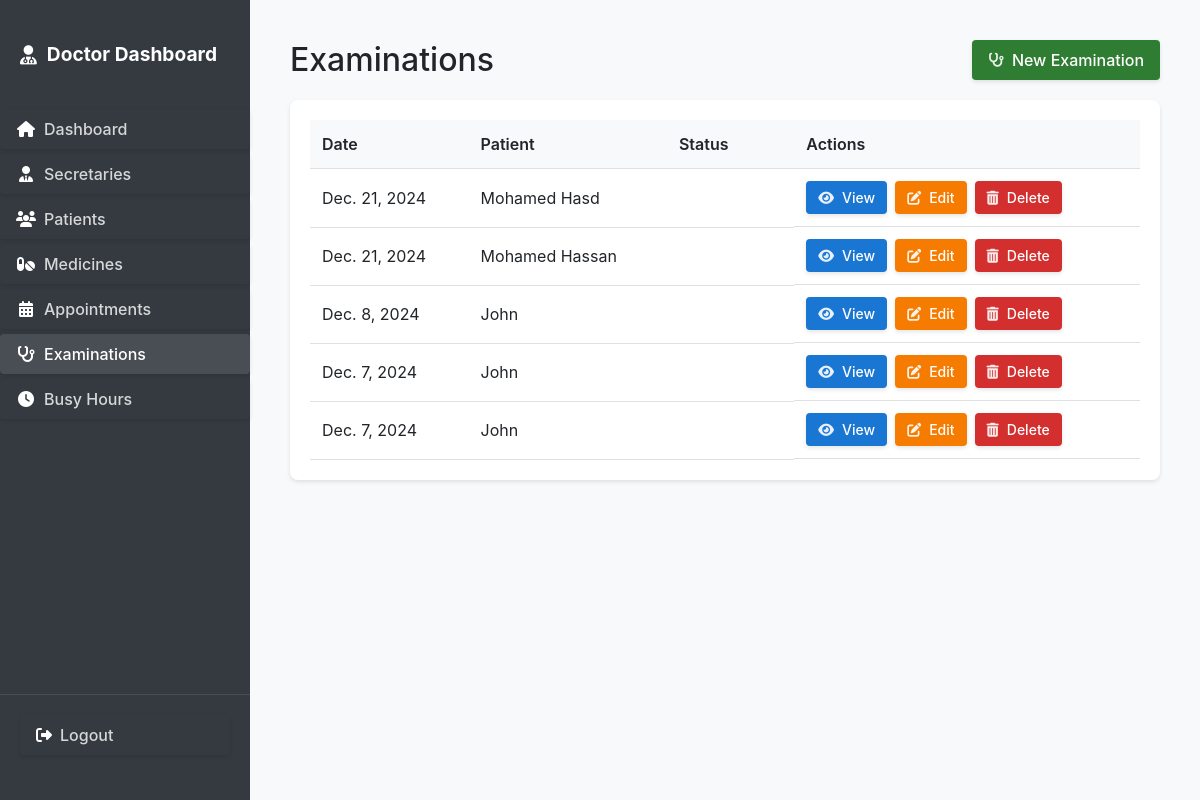
Page /examinations/ (signed in) on the earlier database version.
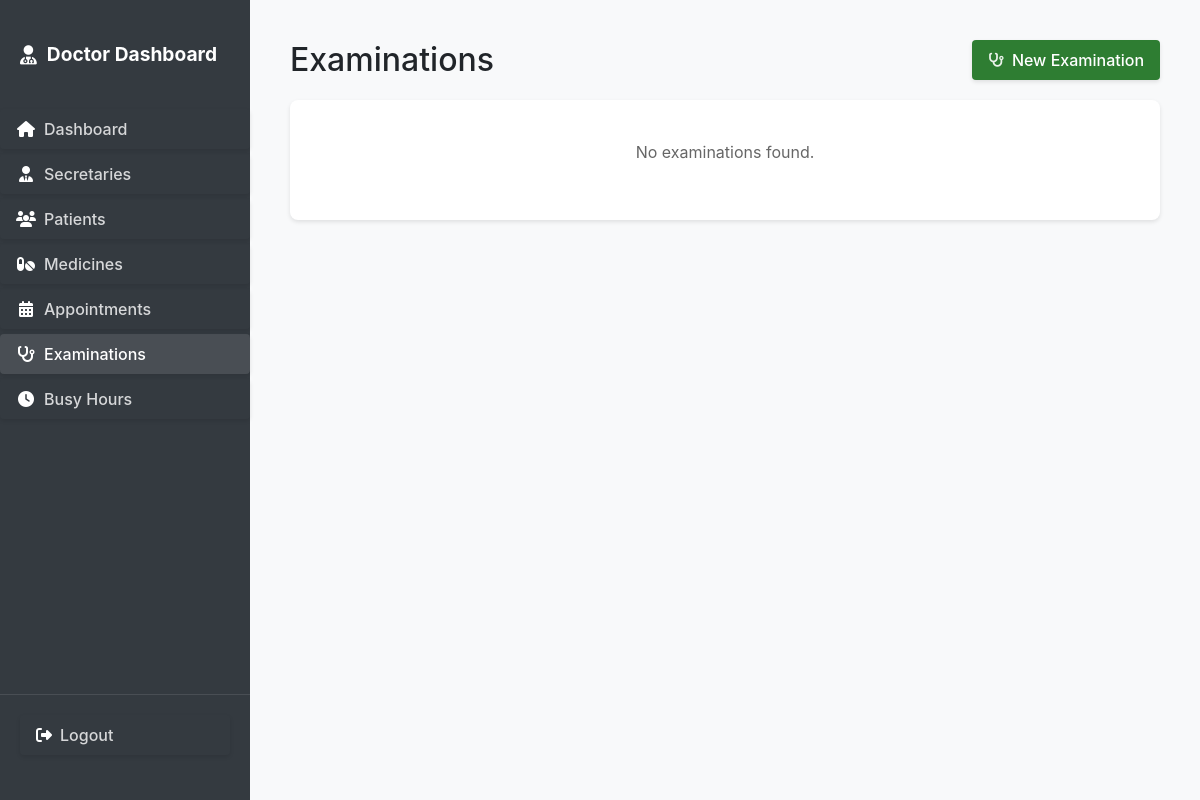
Same page on the later database version.
### secretary_dash/models.py (models this page shows, shortened)
class Examination(models.Model):
    patient = models.ForeignKey(Patient, on_delete=models.CASCADE)
    symptoms = models.TextField()
    diagnosis = models.TextField()
    created_by = models.ForeignKey(User, on_delete=models.CASCADE)
    created_at = models.DateTimeField(auto_now_add=True)
    date = models.DateField()
    time = models.TimeField()
    class Meta:
        ordering = ['-date']

class Patient(models.Model):
    name = models.CharField(max_length=100)
    phone = models.CharField(max_length=20)
    email = models.EmailField()
    address = models.TextField()
    date_of_birth = models.DateField()
    created_at = models.DateTimeField(auto_now_add=True)
    class Meta:
        ordering = ['name']

### secretary_dash/views.py (the view)
# urls.py: path('examinations/', views.examination_list, name='examination_list'),
@login_required
@user_passes_test(lambda u: u.is_superuser)
def examination_list(request):
    examinations = Examination.objects.all().order_by('-date', '-created_at')
    return render(request, 'secretary_dash/doctor/examination_list.html', {
        'examinations': examinations
    })

### secretary_dash/auth.py (called while the page is built)
    def get_user(self, user_id):
        UserModel = get_user_model()
        try:
            return UserModel.objects.get(pk=user_id)
        except UserModel.DoesNotExist:
            return None

### templates/secretary_dash/doctor/examination_list.html (shortened to what this page needs)
{% extends 'secretary_dash/common/table_base.html' %}
{% block page_title %}Examinations{% endblock %}
{% block header_actions %}
<a href="{% url 'secretary_dash:examination_create' %}" class="btn btn-add">
    <i class="fas fa-stethoscope"></i>
    <span>New Examination</span>
</a>
{% endblock %}
{% block table_content %}
{% if examinations %}
    <table>
        <thead>
            <tr>
                <th>Date</th>
                <th>Patient</th>
                <th>Status</th>
                <th>Actions</th>
            </tr>
        </thead>
        <tbody>
            {% for examination in examinations %}
                <tr>
                    <td>{{ examination.date }}</td>
                    <td>{{ examination.patient.name }}</td>
                    <td>
                        <span class="badge badge-{% if examination.is_completed %}success{% else %}warning{% endif %}">
                        </span>
                    </td>
                    <td class="actions">
                        <a href="{% url 'secretary_dash:examination_detail' examination.id %}" class="btn btn-view btn-sm">
                            <i class="fas fa-eye"></i>
                            <span>View</span>
                        </a>
                        {% if not examination.is_completed %}
                            <a href="{% url 'secretary_dash:examination_edit' examination.id %}" class="btn btn-edit btn-sm">
                                <i class="fas fa-edit"></i>
                                <span>Edit</span>
                            </a>
                        {% endif %}
                        <form method="post" action="{% url 'secretary_dash:examination_delete' examination.id %}" style="display: inline;">
                            <button type="submit" class="btn btn-delete btn-sm" onclick="return confirm('Are you sure you want to delete this examination?');">
                                <i class="fas fa-trash-alt"></i>
                                <span>Delete</span>
                            </button>
                        </form>
                    </td>
                </tr>
            {% endfor %}
        </tbody>
    </table>
{% else %}
    <p class="no-data">No examinations found.</p>
{% endif %}
{% endblock %}

### templates/secretary_dash/common/table_base.html (shortened to what this page needs)
{% extends request.user.is_superuser|yesno:'secretary_dash/doctor/base.html,secretary_dash/secretary/base.html' %}
{% load user_tags %}
{% load custom_tags %}
{% block content %}
<div class="container">
    <div class="header">
        <h2>{% block page_title %}{% endblock %}</h2>
        <div class="header-actions">
            {% block header_actions %}{% endblock %}
        </div>
    </div>
    <div class="table-container">
        {% block table_content %}{% endblock %}
    </div>
</div>
{% endblock %}

### templates/secretary_dash/doctor/base.html (shortened to what this page needs)
{% extends 'secretary_dash/common/base.html' %}
{% block body %}
    <nav class="sidebar">
        <a href="{% url 'secretary_dash:doctor_dashboard' %}" class="logo">
            <i class="fas fa-user-md"></i>
            <span>Doctor Dashboard</span>
        </a>
        <ul class="nav-links">
            <li>
                <a href="{% url 'secretary_dash:doctor_dashboard' %}" class="btn {% if request.resolver_match.url_name == 'doctor_dashboard' %}active{% endif %}">
                    <i class="fas fa-home"></i>
                    <span>Dashboard</span>
                </a>
            </li>
            <li>
                <a href="{% url 'secretary_dash:secretary_list' %}" class="btn {% if request.resolver_match.url_name == 'secretary_list' %}active{% endif %}">
                    <i class="fas fa-user-tie"></i>
                    <span>Secretaries</span>
                </a>
            </li>
            <li>
                <a href="{% url 'secretary_dash:patient_list' %}" class="btn {% if request.resolver_match.url_name == 'patient_list' %}active{% endif %}">
                    <i class="fas fa-users"></i>
                    <span>Patients</span>
                </a>
            </li>
            <li>
                <a href="{% url 'secretary_dash:medicine_list' %}" class="btn {% if request.resolver_match.url_name == 'medicine_list' %}active{% endif %}">
                    <i class="fas fa-pills"></i>
                    <span>Medicines</span>
                </a>
            </li>
            <li>
                <a href="{% url 'secretary_dash:appointment_list' %}" class="btn {% if request.resolver_match.url_name == 'appointment_list' %}active{% endif %}">
                    <i class="fas fa-calendar-alt"></i>
                    <span>Appointments</span>
                </a>
            </li>
            <li>
                <a href="{% url 'secretary_dash:examination_list' %}" class="btn {% if request.resolver_match.url_name == 'examination_list' %}active{% endif %}">
                    <i class="fas fa-stethoscope"></i>
                    <span>Examinations</span>
                </a>
            </li>
            <li>
                <a href="{% url 'secretary_dash:busy_hours_list' %}" class="btn {% if request.resolver_match.url_name == 'busy_hours_list' %}active{% endif %}">
                    <i class="fas fa-clock"></i>
                    <span>Busy Hours</span>
                </a>
            </li>
        </ul>
        <div class="user-menu">
            <form method="post" action="{% url 'logout' %}">
                <button type="submit" class="btn">
                    <i class="fas fa-sign-out-alt"></i>
                    <span>Logout</span>
                </button>
            </form>
        </div>
    </nav>
    <div class="main-content">
        {% block content %}{% endblock %}
    </div>
{% endblock %}

### templates/secretary_dash/common/base.html (shortened to what this page needs)
{% load user_tags %}
{% load custom_tags %}
{% load static %}
<!DOCTYPE html>
<html>
<head>
    <link href="https://cdn.jsdelivr.net/npm/bootstrap@5.1.3/dist/css/bootstrap.min.css" rel="stylesheet">
    <link rel="stylesheet" href="https://cdnjs.cloudflare.com/ajax/libs/font-awesome/6.4.0/css/all.min.css">
    <link rel="stylesheet" href="{% static 'css/main.css' %}">
</head>
<body>
    {% block body %}{% endblock %}
</body>
</html>

### static/css/main.css (style rules this page uses)
body { margin: 0; padding: 0; font-family: -apple-system, BlinkMacSystemFont, "Segoe UI", Roboto, "Helvetica Neue", Arial, sans-serif; background-color: #f8f9fa; }
.sidebar { width: 250px; height: 100vh; position: fixed; left: 0; top: 0; background-color: #343a40; color: white; padding: 20px 0; display: flex; flex-direction: column; }
.logo { padding: 20px; text-align: center; text-decoration: none; color: white !important; font-size: 1.2rem; font-weight: bold; display: flex; align-items: center; gap: 10px; margin-bottom: 20px; }
.logo i { color: white !important; }
.nav-links { list-style: none; padding: 0; margin: 0; flex-grow: 1; }
.nav-links li { margin-bottom: 5px; }
.nav-links .btn { display: flex; align-items: center; gap: 10px; padding: 12px 20px; color: rgba(255, 255, 255, 0.8); text-decoration: none; transition: all 0.3s ease; width: 100%; border: none; background: none; text-align: left; cursor: pointer; font-size: 1rem; }
.nav-links .btn:hover, .nav-links .btn.active { background-color: rgba(255, 255, 255, 0.1); color: white; }
.nav-links .btn i { width: 20px; text-align: center; color: white !important; }
.user-menu { padding: 20px; border-top: 1px solid rgba(255, 255, 255, 0.1); }
.user-menu .btn { display: flex; align-items: center; gap: 10px; padding: 12px 20px; color: rgba(255, 255, 255, 0.8); text-decoration: none; transition: all 0.3s ease; width: 100%; border: none; background: none; text-align: left; cursor: pointer; font-size: 1rem; margin-bottom: 5px; }
.user-menu .btn i { color: white !important; }
.main-content { margin-left: 250px; padding: 20px; min-height: 100vh; }
.btn { display: inline-flex !important; align-items: center !important; gap: 8px !important; padding: 8px 16px !important; border-radius: 4px !important; border: none !important; cursor: pointer !important; font-weight: 500 !important; transition: all 0.2s ease !important; text-decoration: none !important; box-shadow: 0 2px 4px rgba(0, 0, 0, 0.1) !important; }
.sidebar .fas, .sidebar .far, .sidebar .fab, .sidebar .fa { color: white !important; }
.btn .fas, .btn .far, .btn .fab, .btn .fa { color: rgba(255, 255, 255, 0.9) !important; }

### templates/secretary_dash/common/table_base.html (style rules this page uses)
.container { padding: 20px; }
.header { display: flex; justify-content: space-between; align-items: center; margin-bottom: 20px; }
.header h2 { margin: 0; }
.table-container { background-color: white; border-radius: 8px; box-shadow: 0 2px 4px rgba(0, 0, 0, 0.1); padding: 20px; }
.container .btn, .table-container .btn, .header-actions .btn { display: inline-flex !important; align-items: center !important; gap: 8px !important; padding: 8px 16px !important; border-radius: 4px !important; border: none !important; cursor: pointer !important; font-weight: 500 !important; transition: all 0.2s ease !important; text-decoration: none !important; box-shadow: 0 2px 4px rgba(0, 0, 0, 0.1) !important; color: white !important; }
.container .btn i, .table-container .btn i, .header-actions .btn i { font-size: 14px !important; }
.container .btn-add, .table-container .btn-add, .header-actions .btn-add { background-color: #2e7d32 !important; }
.no-data { text-align: center; color: #666; padding: 20px; }

Differences in the rows shown:
removed Examination: date "Dec. 21, 2024", patient.name "Mohamed Hasd"
removed Examination: date "Dec. 21, 2024", patient.name "Mohamed Hassan"
removed Examination: date "Dec. 8, 2024", patient.name "John"
removed Examination: date "Dec. 7, 2024", patient.name "John"
removed Examination: date "Dec. 7, 2024", patient.name "John"
Other differences:
text no longer shown: "Date Patient Status Actions"
text now shown: "No examinations found."
